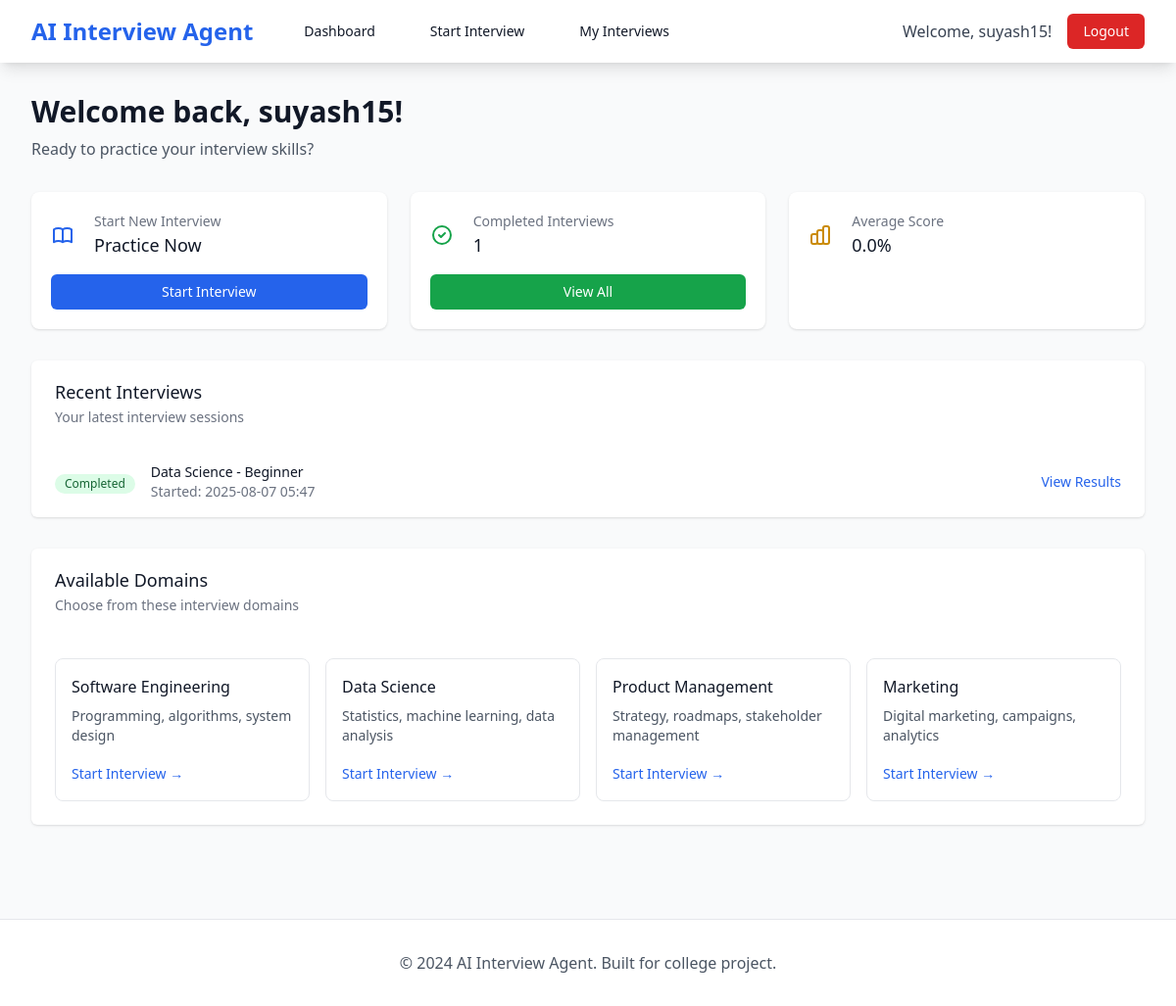
The page /dashboard (signed in) on the database as committed earlier.
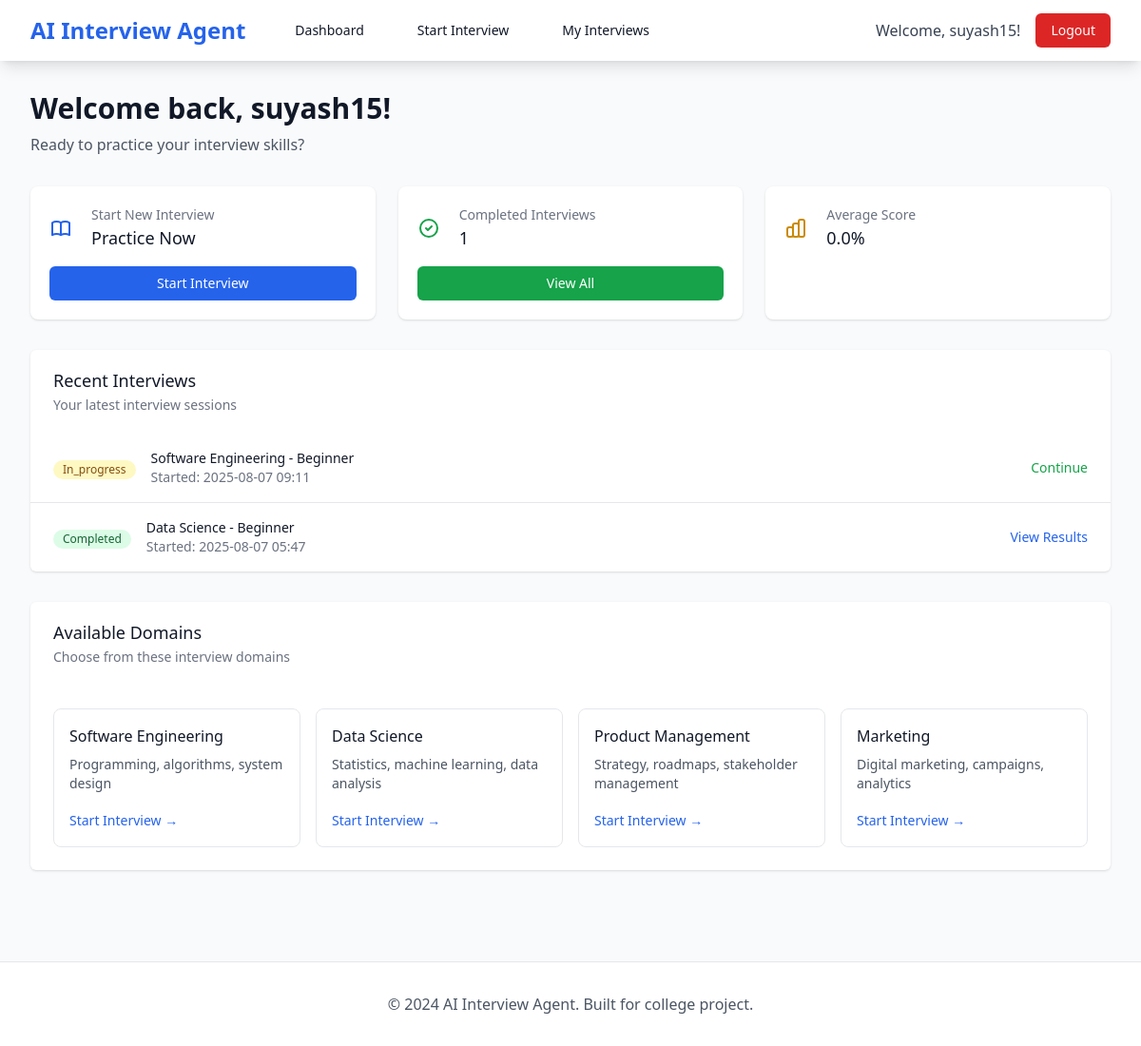
The same page on the database as committed later.
### database.py (models this page shows)
class Interview(db.Model):
    __tablename__ = 'interviews'
    id = db.Column(db.Integer, primary_key=True)
    user_id = db.Column(db.Integer, db.ForeignKey('users.id'), nullable=False)
    domain_id = db.Column(db.Integer, db.ForeignKey('domains.id'), nullable=False)
    difficulty_level = db.Column(db.String(20), nullable=False)
    duration_minutes = db.Column(db.Integer, default=30)
    status = db.Column(db.String(20), default='in_progress')  # in_progress, completed, cancelled
    overall_score = db.Column(db.Integer, nullable=True)  # 0-100
    feedback = db.Column(db.Text, nullable=True)
    started_at = db.Column(db.DateTime, default=datetime.utcnow)
    completed_at = db.Column(db.DateTime, nullable=True)
    answers = db.relationship('Answer', backref='interview', lazy=True)

class Domain(db.Model):
    __tablename__ = 'domains'
    id = db.Column(db.Integer, primary_key=True)
    name = db.Column(db.String(100), unique=True, nullable=False)
    description = db.Column(db.Text, nullable=True)
    created_at = db.Column(db.DateTime, default=datetime.utcnow)
    questions = db.relationship('Question', backref='domain', lazy=True)
    interviews = db.relationship('Interview', backref='domain', lazy=True)

### app.py (the view)
@app.route('/dashboard')
@login_required
def dashboard():
    recent_interviews = Interview.query.filter_by(user_id=current_user.id).order_by(Interview.started_at.desc()).limit(5).all()
    domains = interview_service.get_domains()
    return render_template('dashboard.html',
                         recent_interviews=recent_interviews,
                         domains=domains)

### auth.py (called while the page is built)
@login_manager.user_loader
def load_user(user_id):
    return User.query.get(int(user_id))

### interview.py (called while the page is built)
    def get_domains(self):
        return Domain.query.all()

### templates/dashboard.html (shortened to what the changed rows need)
{% extends "base.html" %}
{% block content %}
<div class="max-w-7xl mx-auto px-4 sm:px-6 lg:px-8 py-8">
    <div class="mb-8">
        <h1 class="text-3xl font-bold text-gray-900">Welcome back, {{ current_user.username }}!</h1>
    </div>
                                {% set completed_interviews = recent_interviews|selectattr('status', 'equalto', 'completed')|list %}
    <div class="bg-white shadow overflow-hidden sm:rounded-md mb-8">
        {% if recent_interviews %}
            <ul class="divide-y divide-gray-200">
                {% for interview in recent_interviews %}
                <li>
                    <div class="px-4 py-4 sm:px-6">
                        <div class="flex items-center justify-between">
                            <div class="flex items-center">
                                <div class="flex-shrink-0">
                                    <span class="inline-flex items-center px-2.5 py-0.5 rounded-full text-xs font-medium
                                        {% if interview.status == 'completed' %}bg-green-100 text-green-800{% elif interview.status == 'in_progress' %}bg-yellow-100 text-yellow-800{% else %}bg-gray-100 text-gray-800{% endif %}">
                                        {{ interview.status|title }}
                                    </span>
                                </div>
                                <div class="ml-4">
                                    <div class="text-sm font-medium text-gray-900">
                                        {{ interview.domain.name }} - {{ interview.difficulty_level|title }}
                                    </div>
                                    <div class="text-sm text-gray-500">
                                        Started: {{ interview.started_at.strftime('%Y-%m-%d %H:%M') }}
                                    </div>
                                </div>
                            </div>
                            <div class="flex items-center space-x-4">
                                {% if interview.status == 'completed' %}
                                    <a href="{{ url_for('results_page', interview_id=interview.id) }}"
                                       class="text-blue-600 hover:text-blue-900 text-sm font-medium">
                                        View Results
                                    </a>
                                {% elif interview.status == 'in_progress' %}
                                    <a href="{{ url_for('interview_page', interview_id=interview.id) }}"
                                       class="text-green-600 hover:text-green-900 text-sm font-medium">
                                        Continue
                                    </a>
                                {% endif %}
                            </div>
                        </div>
                    </div>
                </li>
                {% endfor %}
            </ul>
        {% endif %}
    </div>
    <div class="bg-white shadow overflow-hidden sm:rounded-md">
        <div class="grid grid-cols-1 md:grid-cols-2 lg:grid-cols-4 gap-4 p-6">
            {% for domain in domains %}
                <div class="border border-gray-200 rounded-lg p-4 hover:shadow-md transition-shadow">
                    <h4 class="font-medium text-gray-900 mb-2">{{ domain.name }}</h4>
                    <p class="text-sm text-gray-600 mb-4">{{ domain.description }}</p>
                    <a href="{{ url_for('start_interview') }}?domain={{ domain.id }}"
                       class="text-blue-600 hover:text-blue-900 text-sm font-medium">
                        Start Interview →
                    </a>
                </div>
            {% endfor %}
        </div>
    </div>
</div>
{% endblock %}

Rows that differ between the two databases and show on the page:
added Interview: status "In_progress", domain.name "Software Engineering", difficulty_level "Beginner", started_at "2025-08-07 09:11"
